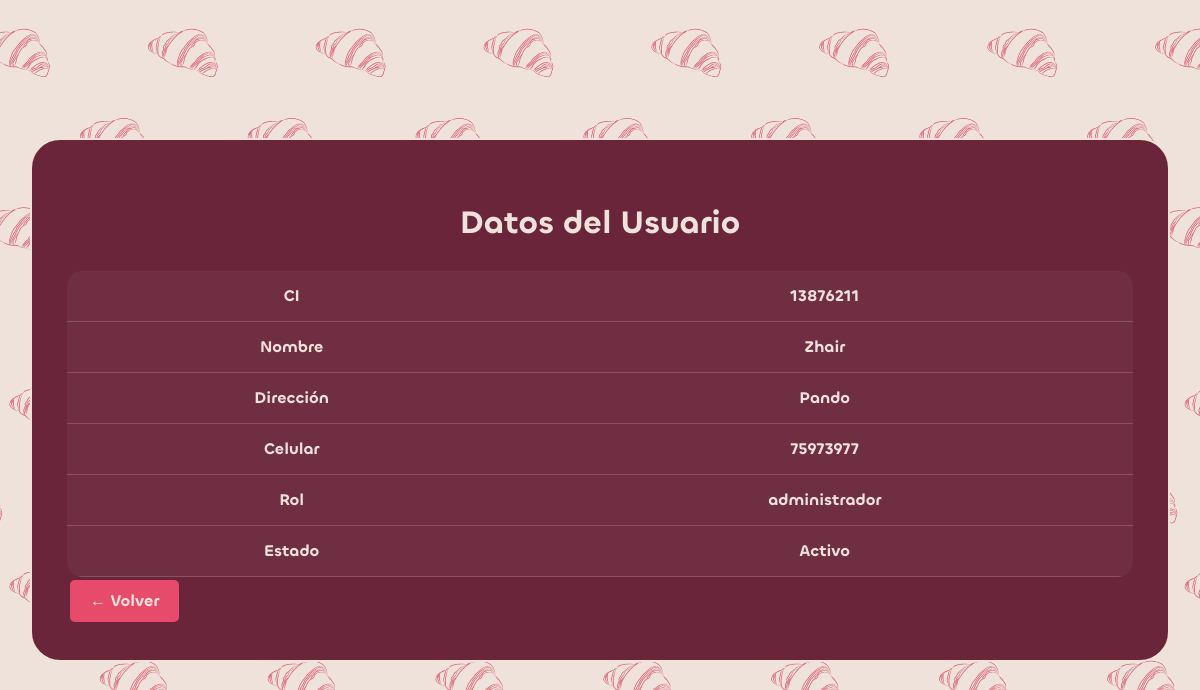
Page /Usuario/readleerUsuario.php?CI=13876211 on the committed database.
### tables this page shows
CREATE TABLE IF NOT EXISTS `Usuarios` (
  `CI` INT NOT NULL AUTO_INCREMENT,
  `Nombre` VARCHAR(45) NULL DEFAULT NULL,
  `Direccion` VARCHAR(45) NULL DEFAULT NULL,
  `Celular` VARCHAR(45) NULL DEFAULT NULL,
  `Rol` VARCHAR(45) NULL DEFAULT NULL,
  `Estado` VARCHAR(45) NULL DEFAULT NULL,
  `imagen` VARCHAR(200) NULL DEFAULT NULL,
  PRIMARY KEY (`CI`));

### Usuario/readleerUsuario.php (the view, shortened to what this page needs)
<?php
$usuario = "root";
$contraseña = "";
$direccion = "localhost";
$baseDeDatos = "MYMS";
$conexion = new mysqli($direccion, $usuario, $contraseña, $baseDeDatos);
$CI = trim($_GET['CI']);
$stmt = $conexion->prepare("SELECT * FROM Usuarios WHERE CI=?");
$stmt->bind_param("s", $CI);
$stmt->execute();
$resultado = $stmt->get_result();
?>
<!DOCTYPE html>
<html lang="es">
<head>
    <link rel="stylesheet" href="../tipografia/Fonts/WEB/css/chillax.css">
</head>
<body>
<div>
<h2>Datos del Usuario</h2>
<?php
if ($resultado->num_rows > 0) {
    $fila = $resultado->fetch_assoc();
    echo "<table>";
    echo "<tr>";
    echo "<td class='titulo'>CI</td>";
    echo "<td>".$fila["CI"]."</td>";
    echo "</tr>";
    echo "<tr>";
    echo "<td class='titulo'>Nombre</td>";
    echo "<td>".$fila["Nombre"]."</td>";
    echo "</tr>";
    echo "<tr>";
    echo "<td class='titulo'>Dirección</td>";
    echo "<td>".$fila["Direccion"]."</td>";
    echo "</tr>";
    echo "<tr>";
    echo "<td class='titulo'>Celular</td>";
    echo "<td>".$fila["Celular"]."</td>";
    echo "</tr>";
    echo "<tr>";
    echo "<td class='titulo'>Rol</td>";
    echo "<td>".$fila["Rol"]."</td>";
    echo "</tr>";
    echo "<tr>";
    echo "<td class='titulo'>Estado</td>";
    echo "<td>".$fila["Estado"]."</td>";
    echo "</tr>";
    echo "</table>";
} else {
    echo "No se encontraron usuarios.";
}
?>
<button class="volver" onclick="history.back()">← Volver</button><br>
</div>
</body>
</html>

### Usuario/readleerUsuario.php (style rules this page uses)
* { font-family: 'Chillax-Semibold'; box-sizing: border-box; }
body { background-image: url(../imagenes/2.png); display: flex; justify-content: center; align-items: center; min-height: 100vh; margin: 0; }
div { width: 95%; max-width: 1200px; padding: 35px; background-color: #6A253A; border: 2px solid #EFE2DA; border-radius: 30px; color: #EFE2DA; }
h2 { text-align: center; margin-bottom: 25px; font-size: 32px; }
table { width: 100%; border-collapse: collapse; overflow: hidden; border-radius: 15px; }
td { padding: 14px; text-align: center; border-bottom: 1px solid rgba(239, 226, 218, 0.2); color: #EFE2DA; }
tr { background-color: rgba(255,255,255,0.04); transition: 0.3s; }
button { padding: 8px 14px; margin: 3px; border: none; border-radius: 8px; cursor: pointer; transition: 0.3s; color: #EFE2DA; }
.volver { padding: 10px 20px; border: none; color: #EFE2DA; border-radius: 5px; background: #E64B6B; cursor: pointer; font-size: 16px; }

### rows in the picture
usuarios: CI "13876211", Nombre "Zhair", Direccion "Pando", Celular "75973977", Rol "administrador", Estado "Activo"
